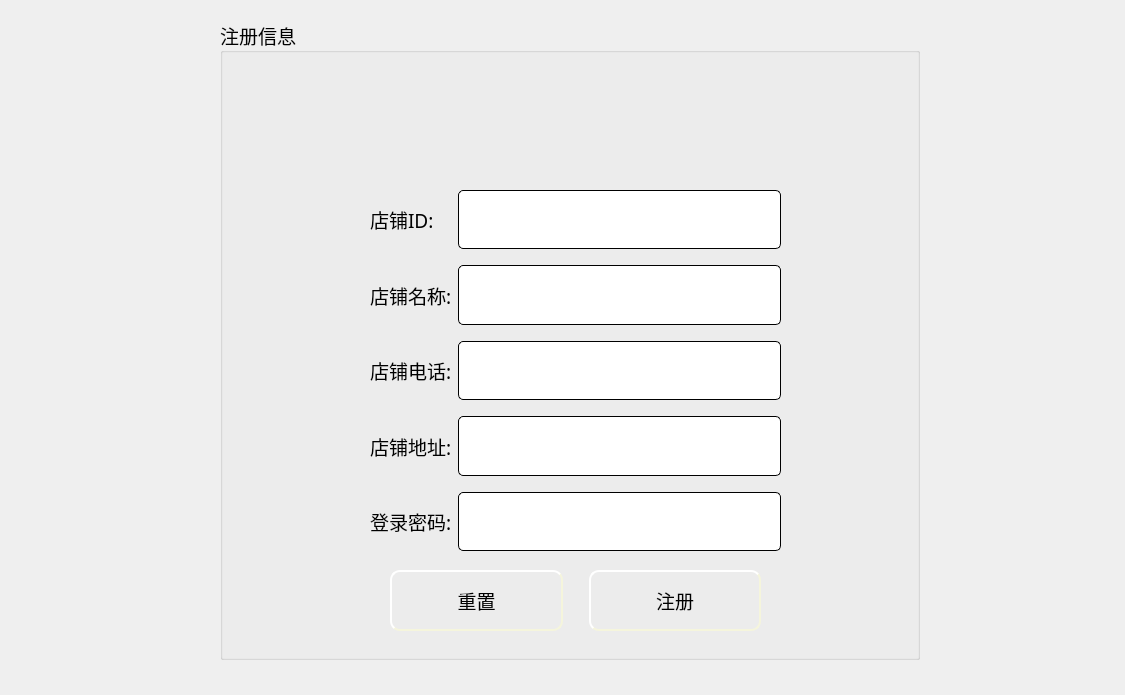
<?xml version="1.0" encoding="UTF-8"?>
<ui version="4.0">
 <class>InsertShop</class>
 <widget class="QWidget" name="InsertShop">
  <property name="geometry">
   <rect>
    <x>0</x>
    <y>0</y>
    <width>1125</width>
    <height>695</height>
   </rect>
  </property>
  <property name="windowTitle">
   <string>Form</string>
  </property>
  <widget class="QGroupBox" name="groupBox">
   <property name="geometry">
    <rect>
     <x>220</x>
     <y>20</y>
     <width>700</width>
     <height>640</height>
    </rect>
   </property>
   <property name="font">
    <font>
     <family>楷体</family>
     <pointsize>14</pointsize>
    </font>
   </property>
   <property name="title">
    <string>注册信息</string>
   </property>
   <widget class="QLabel" name="lb_head">
    <property name="geometry">
     <rect>
      <x>310</x>
      <y>40</y>
      <width>100</width>
      <height>100</height>
     </rect>
    </property>
    <property name="styleSheet">
     <string notr="true">image: url(:/image/shop.png);</string>
    </property>
    <property name="text">
     <string/>
    </property>
   </widget>
   <widget class="QWidget" name="layoutWidget">
    <property name="geometry">
     <rect>
      <x>150</x>
      <y>170</y>
      <width>411</width>
      <height>361</height>
     </rect>
    </property>
    <layout class="QGridLayout" name="gridLayout">
     <item row="5" column="1">
      <spacer name="verticalSpacer_3">
       <property name="orientation">
        <enum>Qt::Vertical</enum>
       </property>
       <property name="sizeType">
        <enum>QSizePolicy::Fixed</enum>
       </property>
       <property name="sizeHint" stdset="0">
        <size>
         <width>20</width>
         <height>10</height>
        </size>
       </property>
      </spacer>
     </item>
     <item row="3" column="1">
      <spacer name="verticalSpacer_2">
       <property name="orientation">
        <enum>Qt::Vertical</enum>
       </property>
       <property name="sizeType">
        <enum>QSizePolicy::Fixed</enum>
       </property>
       <property name="sizeHint" stdset="0">
        <size>
         <width>20</width>
         <height>10</height>
        </size>
       </property>
      </spacer>
     </item>
     <item row="1" column="1">
      <spacer name="verticalSpacer">
       <property name="orientation">
        <enum>Qt::Vertical</enum>
       </property>
       <property name="sizeType">
        <enum>QSizePolicy::Fixed</enum>
       </property>
       <property name="sizeHint" stdset="0">
        <size>
         <width>20</width>
         <height>10</height>
        </size>
       </property>
      </spacer>
     </item>
     <item row="0" column="1">
      <widget class="QLineEdit" name="le_id">
       <property name="sizePolicy">
        <sizepolicy hsizetype="Preferred" vsizetype="Preferred">
         <horstretch>0</horstretch>
         <verstretch>0</verstretch>
        </sizepolicy>
       </property>
       <property name="styleSheet">
        <string notr="true">QLineEdit{
    border-style: outset;
    border-width: 1px;
    border-radius: 5px;

    min-width: 5em;
    padding: 6px;
}</string>
       </property>
      </widget>
     </item>
     <item row="4" column="0">
      <widget class="QLabel" name="label_4">
       <property name="sizePolicy">
        <sizepolicy hsizetype="Fixed" vsizetype="Preferred">
         <horstretch>0</horstretch>
         <verstretch>0</verstretch>
        </sizepolicy>
       </property>
       <property name="text">
        <string>店铺电话:</string>
       </property>
      </widget>
     </item>
     <item row="0" column="0">
      <widget class="QLabel" name="label">
       <property name="sizePolicy">
        <sizepolicy hsizetype="Fixed" vsizetype="Preferred">
         <horstretch>0</horstretch>
         <verstretch>0</verstretch>
        </sizepolicy>
       </property>
       <property name="text">
        <string>店铺ID:</string>
       </property>
      </widget>
     </item>
     <item row="2" column="0">
      <widget class="QLabel" name="label_2">
       <property name="sizePolicy">
        <sizepolicy hsizetype="Fixed" vsizetype="Preferred">
         <horstretch>0</horstretch>
         <verstretch>0</verstretch>
        </sizepolicy>
       </property>
       <property name="text">
        <string>店铺名称:</string>
       </property>
      </widget>
     </item>
     <item row="2" column="1">
      <widget class="QLineEdit" name="le_name">
       <property name="sizePolicy">
        <sizepolicy hsizetype="Preferred" vsizetype="Preferred">
         <horstretch>0</horstretch>
         <verstretch>0</verstretch>
        </sizepolicy>
       </property>
       <property name="styleSheet">
        <string notr="true">QLineEdit{
    border-style: outset;
    border-width: 1px;
    border-radius: 5px;

    min-width: 5em;
    padding: 6px;
}</string>
       </property>
      </widget>
     </item>
     <item row="4" column="1">
      <widget class="QLineEdit" name="le_phone">
       <property name="sizePolicy">
        <sizepolicy hsizetype="Preferred" vsizetype="Preferred">
         <horstretch>0</horstretch>
         <verstretch>0</verstretch>
        </sizepolicy>
       </property>
       <property name="styleSheet">
        <string notr="true">QLineEdit{
    border-style: outset;
    border-width: 1px;
    border-radius: 5px;

    min-width: 5em;
    padding: 6px;
}</string>
       </property>
      </widget>
     </item>
     <item row="6" column="0">
      <widget class="QLabel" name="label_3">
       <property name="sizePolicy">
        <sizepolicy hsizetype="Fixed" vsizetype="Preferred">
         <horstretch>0</horstretch>
         <verstretch>0</verstretch>
        </sizepolicy>
       </property>
       <property name="text">
        <string>店铺地址:</string>
       </property>
      </widget>
     </item>
     <item row="8" column="1">
      <widget class="QLineEdit" name="le_password">
       <property name="sizePolicy">
        <sizepolicy hsizetype="Preferred" vsizetype="Preferred">
         <horstretch>0</horstretch>
         <verstretch>0</verstretch>
        </sizepolicy>
       </property>
       <property name="styleSheet">
        <string notr="true">QLineEdit{
    border-style: outset;
    border-width: 1px;
    border-radius: 5px;

    min-width: 5em;
    padding: 6px;
}</string>
       </property>
      </widget>
     </item>
     <item row="6" column="1">
      <widget class="QLineEdit" name="le_site">
       <property name="sizePolicy">
        <sizepolicy hsizetype="Preferred" vsizetype="Preferred">
         <horstretch>0</horstretch>
         <verstretch>0</verstretch>
        </sizepolicy>
       </property>
       <property name="styleSheet">
        <string notr="true">QLineEdit{
    border-style: outset;
    border-width: 1px;
    border-radius: 5px;

    min-width: 5em;
    padding: 6px;
}</string>
       </property>
      </widget>
     </item>
     <item row="8" column="0">
      <widget class="QLabel" name="label_5">
       <property name="sizePolicy">
        <sizepolicy hsizetype="Fixed" vsizetype="Preferred">
         <horstretch>0</horstretch>
         <verstretch>0</verstretch>
        </sizepolicy>
       </property>
       <property name="text">
        <string>登录密码:</string>
       </property>
      </widget>
     </item>
     <item row="7" column="1">
      <spacer name="verticalSpacer_4">
       <property name="orientation">
        <enum>Qt::Vertical</enum>
       </property>
       <property name="sizeType">
        <enum>QSizePolicy::Fixed</enum>
       </property>
       <property name="sizeHint" stdset="0">
        <size>
         <width>20</width>
         <height>10</height>
        </size>
       </property>
      </spacer>
     </item>
    </layout>
   </widget>
   <widget class="QWidget" name="layoutWidget">
    <property name="geometry">
     <rect>
      <x>170</x>
      <y>550</y>
      <width>371</width>
      <height>61</height>
     </rect>
    </property>
    <layout class="QGridLayout" name="gridLayout_2">
     <item row="0" column="2">
      <widget class="QPushButton" name="pb_ok">
       <property name="sizePolicy">
        <sizepolicy hsizetype="Preferred" vsizetype="Preferred">
         <horstretch>0</horstretch>
         <verstretch>0</verstretch>
        </sizepolicy>
       </property>
       <property name="styleSheet">
        <string notr="true">QPushButton{
	background-image: url(:/ico/pb1.jpg);
    border-style: outset;
    border-width: 2px;
    border-radius: 10px;
    border-color: beige;
    min-width: 5em;
    padding: 6px;
}
QPushButton:hover
{
	
	background-image: url(:/ico/pb.jpg);
    border-style: inset;
}

QPushButton:pressed{
	
	background-image: url(:/ico/pb2.jpg);
    border-style: inset;
}


</string>
       </property>
       <property name="text">
        <string>注册</string>
       </property>
      </widget>
     </item>
     <item row="0" column="0">
      <widget class="QPushButton" name="pb_update">
       <property name="sizePolicy">
        <sizepolicy hsizetype="Preferred" vsizetype="Preferred">
         <horstretch>0</horstretch>
         <verstretch>0</verstretch>
        </sizepolicy>
       </property>
       <property name="styleSheet">
        <string notr="true">QPushButton{
	background-image: url(:/ico/pb1.jpg);
    border-style: outset;
    border-width: 2px;
    border-radius: 10px;
    border-color: beige;
    min-width: 5em;
    padding: 6px;
}
QPushButton:hover
{
	
	background-image: url(:/ico/pb.jpg);
    border-style: inset;
}

QPushButton:pressed{
	
	background-image: url(:/ico/pb2.jpg);
    border-style: inset;
}


</string>
       </property>
       <property name="text">
        <string>重置</string>
       </property>
      </widget>
     </item>
     <item row="0" column="1">
      <spacer name="horizontalSpacer">
       <property name="orientation">
        <enum>Qt::Horizontal</enum>
       </property>
       <property name="sizeType">
        <enum>QSizePolicy::Fixed</enum>
       </property>
       <property name="sizeHint" stdset="0">
        <size>
         <width>20</width>
         <height>20</height>
        </size>
       </property>
      </spacer>
     </item>
    </layout>
   </widget>
  </widget>
 </widget>
 <resources/>
 <connections/>
</ui>
